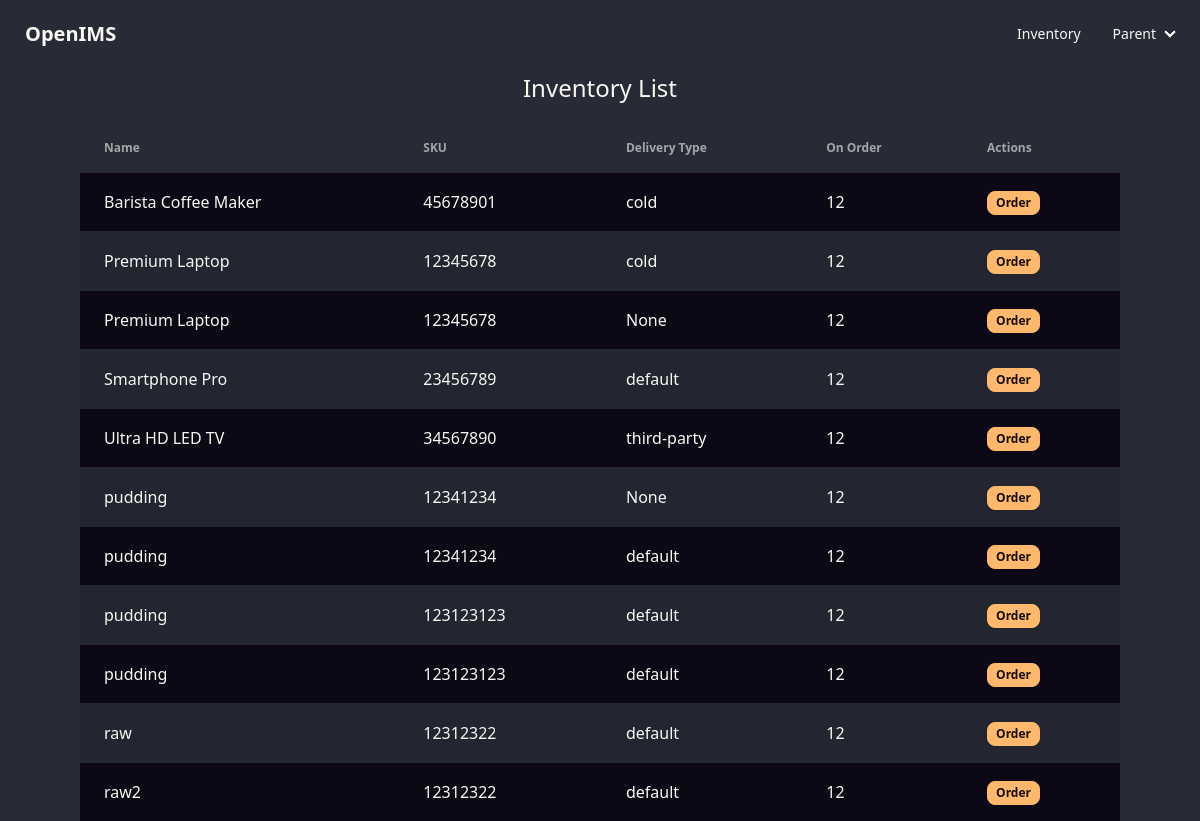
/portal/inventory/, run on an earlier commit of the app's database.
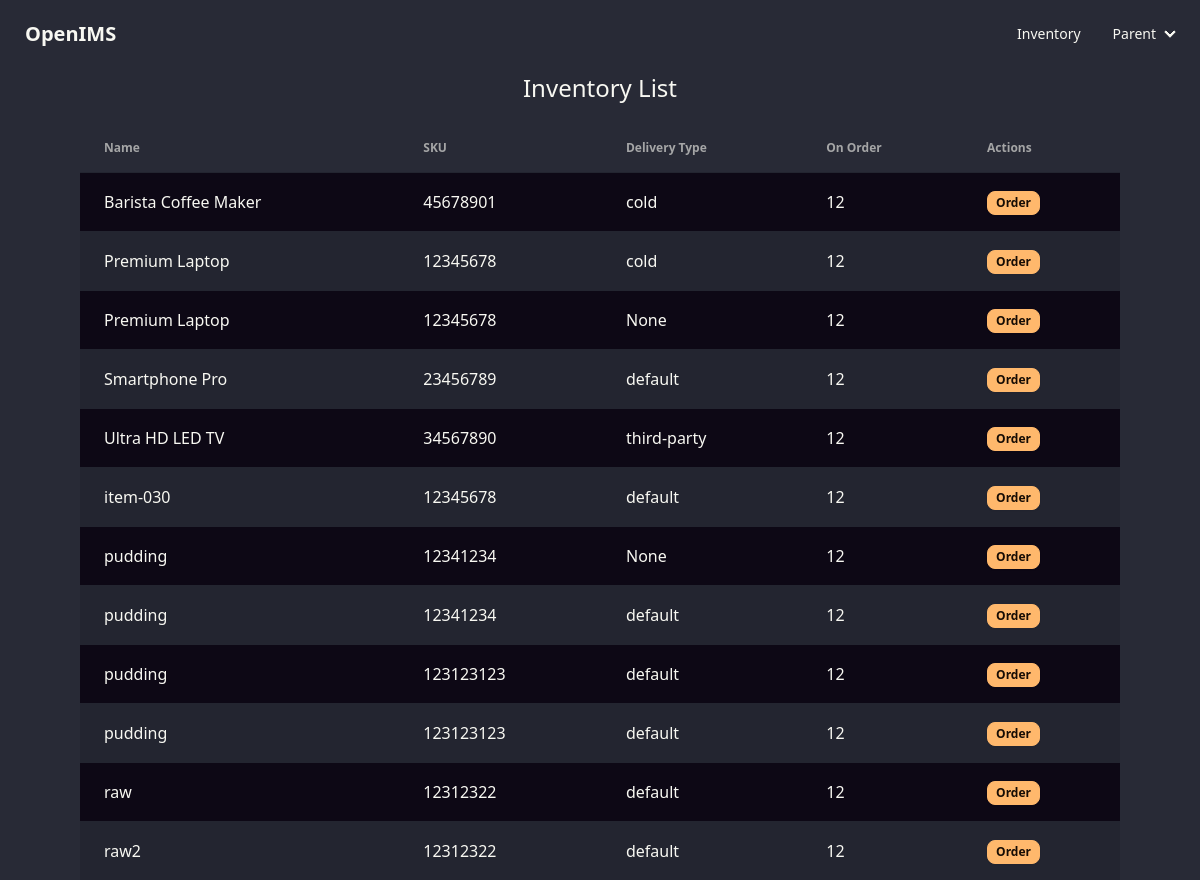
And on a later commit of the database.
### inventory/models.py (models this page shows, shortened)
class Inventory(models.Model):
    name = models.CharField(max_length=2000)
    sku = models.CharField(max_length=10)
    brand = models.CharField(max_length=1000)
    vendor = models.CharField(max_length=1000)
    delivery_type = models.ForeignKey(DeliveryType, null=True, on_delete=models.SET_NULL)
    unit_delivery_quantity = models.IntegerField() # how many units are delivered in a full casepack
    sale_price = models.IntegerField()
    class Meta:
        ordering = ['name']

### deliveries/models.py (models this page shows, shortened)
class DeliveryType(models.Model):
    name = models.CharField(max_length=256)
    recurrences = RecurrenceField()
    start_date = models.DateField(auto_now_add=True, blank=True)
    next_delivery_date = models.DateTimeField(blank=True, null=True)
    def __str__(self):
        return self.name

### inventory_portal/views.py (the view)
# urls.py: path('', views.InventoryPortal.as_view()),
class InventoryPortal(APIView):
    renderer_classes = [TemplateHTMLRenderer]
    template_name = 'inventory_portal/inventory_list.html'
    def get(self, request):
        queryset = Inventory.objects.all()
        return Response({'inventory': queryset})

### templates/inventory_portal/inventory_list.html
{% extends 'authenticated-base.html' %}
{% block content %}
<div class="flex flex-col items-center mx-10 md:mx-20">
    <h1 class="prose-2xl mb-4">Inventory List</h1>
    <table class="table table-zebra table-lg">
        <thead>
            <tr>
                <th>Name</th>
                <th>SKU</th>
                <th>Delivery Type</th>
                <th>On Order</th>
                <th>Actions</th>
            </tr>
        </thead>
        <tbody id="todo-table-body">
        {% for inventory_entry in inventory %}
                <tr class="bg-secondary-content">
                    <td>{{ inventory_entry.name }}</td>
                    <td>{{ inventory_entry.sku }}</td>
                    <td>{{ inventory_entry.delivery_type }}</td>
                    <td>
                        <span>12</span>
                    </td>
                    <td>
                        <button class="btn btn-xs btn-accent">Order</button>
                    </td>
                </tr>
        {% endfor %}
        </tbody>
    </table>
</div>
{% endblock %}

### templates/authenticated-base.html (shortened to what this page needs)
{% load static tailwind_tags %}
{% load compress %}
{% load static %}
<!DOCTYPE html>
<html data-theme="dracula" lang="en">
<head>
    {% compress css %}
    <link rel="stylesheet" href="{% static 'src/output.css' %}">
    {% endcompress %}
    <link href="https://cdn.jsdelivr.net/npm/daisyui@4.0.9/dist/full.min.css" rel="stylesheet" type="text/css" />
    <script src="https://cdn.tailwindcss.com?plugins=typography"></script>
</head>
<body hx-headers='{"X-CSRFToken": "{{ csrf_token }}"}'>
        <div class="navbar bg-base-100">
            <div class="flex-1">
              <a class="btn btn-ghost text-xl">OpenIMS</a>
            </div>
            <div class="flex-none">
              <ul class="menu menu-horizontal px-1">
                <li><a href="/portal/inventory/">Inventory</a></li>
                <li>
                  <details>
                    <summary>
                      Parent
                    </summary>
                  </details>
                </li>
              </ul>
            </div>
          </div>
            {% block content %}
        {% endblock %}
</body>
</html>

What changed in the data, as far as the page shows it:
added Inventory: name "item-030", sku "12345678", delivery_type "default"
